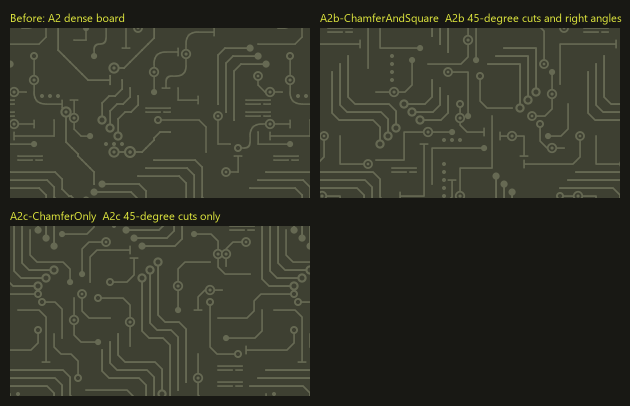
#> input picture Art/Mockups/archotech-a2-clean.png, 1260 x 812 px, given in place of Flagstone.png, which was not available (shown at 1/2 size)
$ python adapt-game-textures.py ../Mockups ../Mockups/archotech-a2b-even.png
#> lines starting #> are read from the running program, lines starting #| are printed output that depends on the picture; after the words box and inside, x2 and y2 are one past the last pixel; in counts of white or black regions, pixels touching at a corner belong together
"""Adapt vanilla and DLC floor/building textures into flat, white-on-clear UI Rethemed pattern tiles.

Usage: python -I adapt-game-textures.py <decoded-png-dir> <out-dir>
Input PNGs are the game textures (Flagstone, TileStone, OrbitalPlatform,
HexTile, GrandArchotechStructure) decoded from RimWorld/Data/*/Assets.zip; DLC ones are BC7 .split DDS files
joined with the game's DdsFile.TryJoin first. No bevels or shading: joints and grain only.
"""
import sys
import numpy as np
from PIL import Image, ImageOps
src, out = sys.argv[1], sys.argv[2]
def lum(n): return np.asarray(Image.open(f"{src}/{n}.png").convert("L"), dtype=np.float32)
def to_alpha(a, lo=8, hi=143, p=(2, 98)):
    l, h = np.percentile(a, p); a = np.clip((a - l) / (h - l), 0, 1)
    return lo + (hi - lo) * a
from PIL import ImageFilter
def flat(a, r=20):
    # Drop the floor's broad light and dark patches so only its joints and grain are left.
    im = Image.fromarray(np.clip(a, 0, 255).astype(np.uint8), "L")
    return a - np.asarray(im.filter(ImageFilter.GaussianBlur(r)), dtype=np.float32)
def two_level(a, pct, face=110.0, joint=12.0):
    # Flat face and joint, like vanilla UI Rethemed: blur first so grain doesn't speckle the faces.
    im = Image.fromarray(np.clip(a + 128, 0, 255).astype(np.uint8), "L").filter(ImageFilter.GaussianBlur(1.5))
    b = np.asarray(im, dtype=np.float32)
    m = np.where(b > np.percentile(b, pct), 255, 0).astype(np.uint8)
    # A median pass removes the stray grain dots left inside faces.
    m = np.asarray(Image.fromarray(m, "L").filter(ImageFilter.MedianFilter(5)), dtype=np.float32) / 255
    return joint + (face - joint) * m
def save(name, a, size):
    im = Image.fromarray(a.astype(np.uint8), "L").resize(size, Image.LANCZOS)
    w = Image.new("RGBA", size, (255, 255, 255, 0)); w.putalpha(im); w.save(f"{out}/{name}.png", optimize=True)
# Floors are seamless at full size, so a whole-texture resize keeps them tiling.
save("Flagstone", to_alpha(flat(lum("Flagstone"))), (1024, 1024))
#> in flat, `return a - np.asarray(im.filter(ImageFilter.GaussianBlur(r)), dtype=np..`:
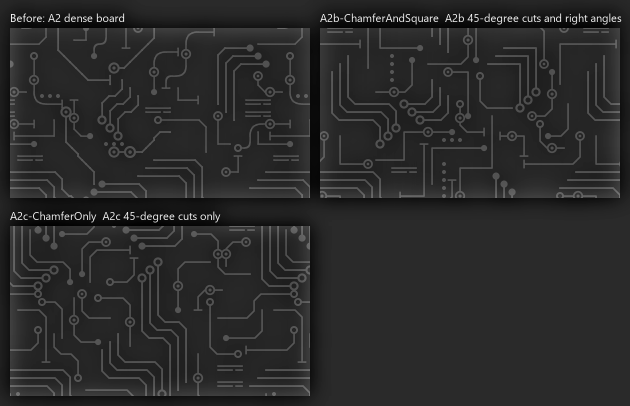
#> returned value: shape (812, 1260) float32 (shown at 1/2 size); min -35, max 177, mean 0.1; drawn with min black and max white
#> in to_alpha, `l, h = np.percentile(a, p)`: l = -25; h = 39
# TileStone and HexTile repeat every 256 px, so one repeat drawn larger shows the game scale.
br = flat(lum("TileStone"), 6)[:256, :256]
#> call 2 of lum, with n = 'TileStone'
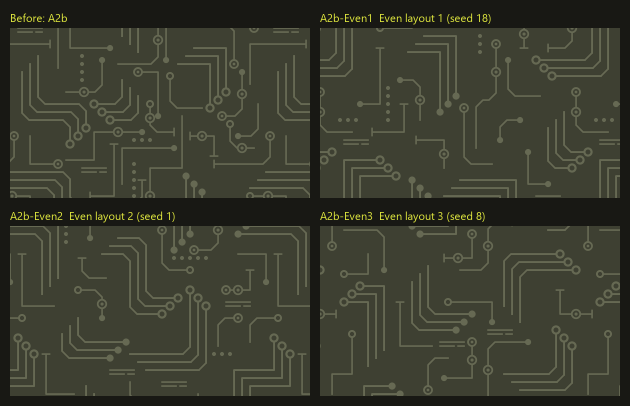
#> input picture Art/Mockups/archotech-a2b-even.png, 1260 x 812 px, given in place of TileStone.png, which was not available (shown at 1/2 size)
# Upscale before thresholding so the thin mortar lines survive the median pass.
br = np.asarray(Image.fromarray(np.clip(br + 128, 0, 255).astype(np.uint8), "L").resize((768, 768), Image.BICUBIC), dtype=np.float32) - 128
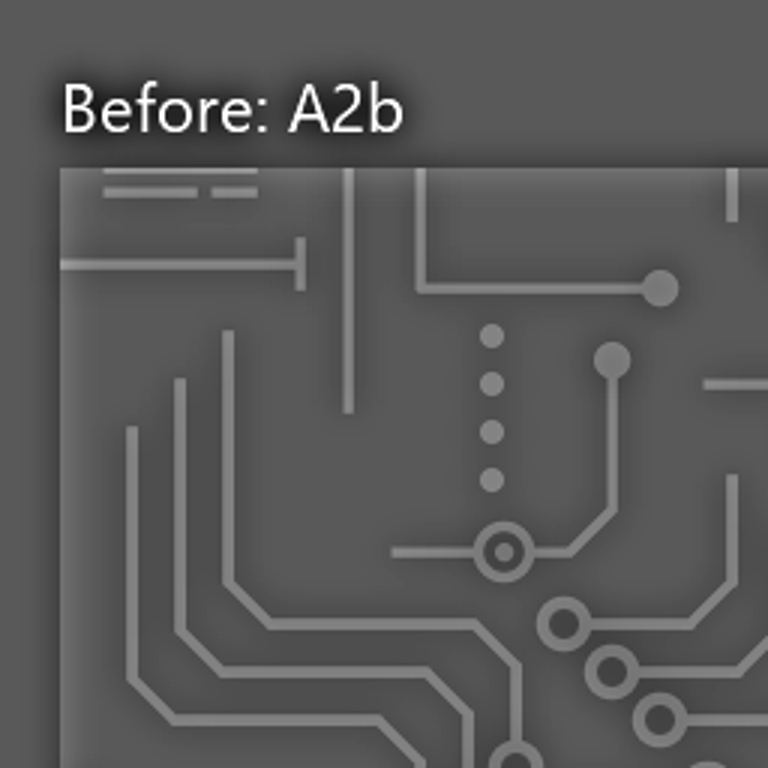
#> br: shape (768, 768) float32; min -69, max 127, mean -0.2; drawn with min black and max white
save("Brick", two_level(br, 15), (768, 768))
#> in two_level, `m = np.where(b > np.percentile(b, pct), 255, 0).astype(np.uint8)`:
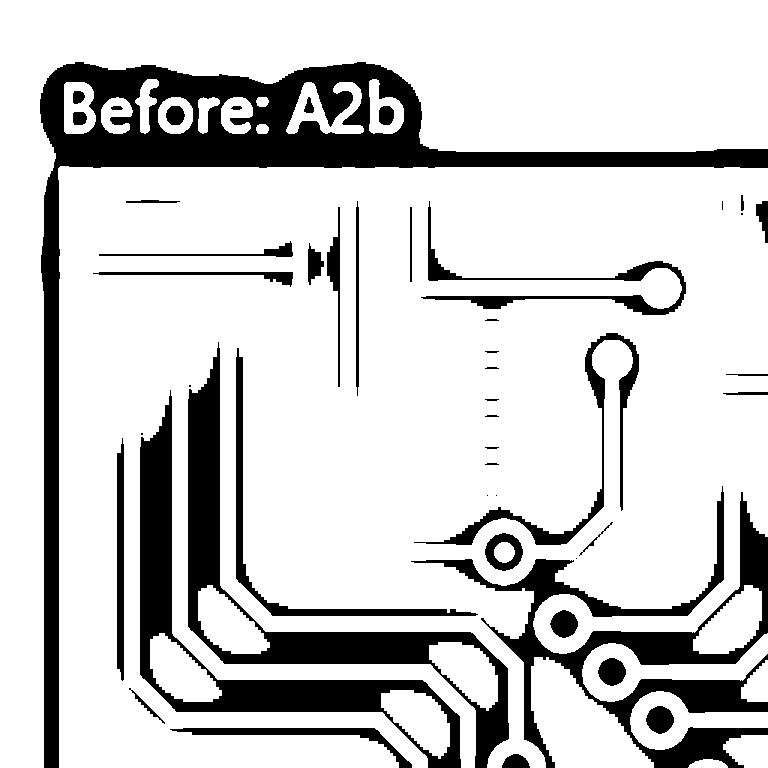
#> m: shape (768, 768); 80.7% white; 48 black regions (7 under 20 px), largest, box (x1, y1, x2, y2) and area: (40, 62, 768, 768) 41571, (411, 486, 768, 768) 19190, (188, 342, 509, 768) 16256
#> in two_level, `m = np.asarray(Image.fromarray(m, "L").filter(ImageFilter.MedianFilter..`: m: shape (768, 768) float32; values 0 (black) and 1 (white), 81% white; 35 black regions (2 under 20 px), largest, box (x1, y1, x2, y2) and area: (40, 62, 768, 768) 41623, (426, 493, 768, 768) 19159, (188, 349, 509, 768) 16242
save("OrbitalPlatform", to_alpha(flat(lum("OrbitalPlatform"), 30)), (1024, 1024))
#> call 3 of flat, with r = 30
#> in flat (call 3), `return a - np.asarray(im.filter(ImageFilter.GaussianBlur(r)), dtype=np..`:
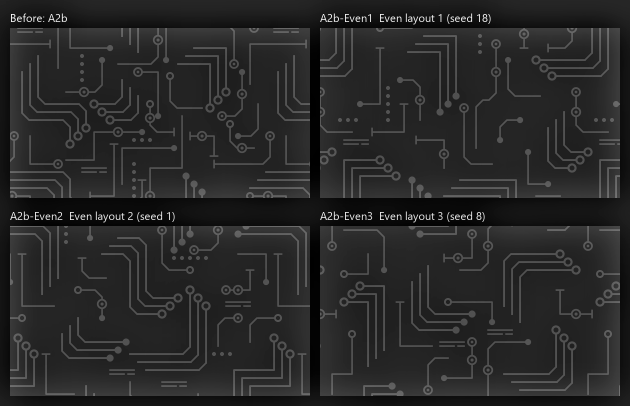
#> returned value: shape (812, 1260) float32 (shown at 1/2 size); min -33, max 177, mean 0.3; drawn with min black and max white
#> call 2 of to_alpha, with lo = 8, hi = 143, p = (2, 98)
#> in to_alpha (call 2), `l, h = np.percentile(a, p)`: l = -27; h = 44
#> in to_alpha (call 2), `a = np.clip((a - l) / (h - l), 0, 1)`:
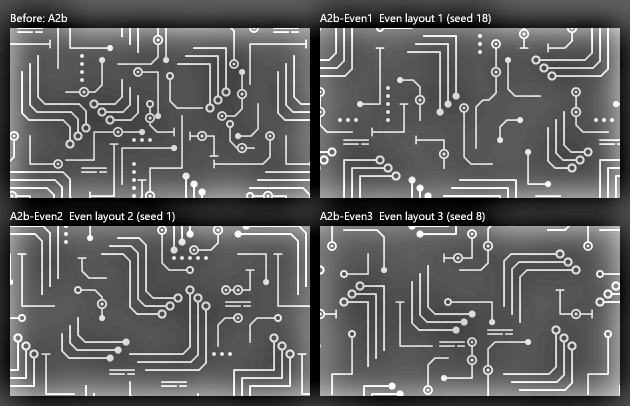
#> a: shape (812, 1260) float32 (shown at 1/2 size); min 0, max 1, mean 0.379
#> call 3 of save, with name = 'OrbitalPlatform', size = (1024, 1024)
#> in save (call 3), `im = Image.fromarray(a.astype(np.uint8), "L").resize(size, Image.LANCZ..`:
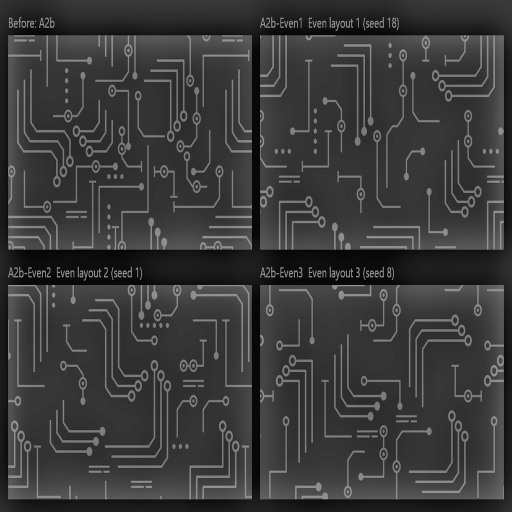
#> im: PIL image 1024x1024 L (shown at 1/2 size); min 0, max 189, mean 58.6
# HexTile is now drawn as clean geometry on the same grid by draw-hex-tile.py.
# Archotech structures aren't tiles: take a panel area of the grand structure and mirror it 2x2 so it tiles.
#> (the run stopped early here; a loop or call above may not have finished)
